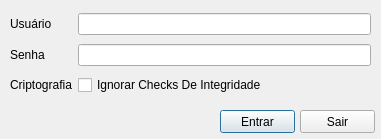
<?xml version="1.0" encoding="UTF-8"?>
<ui version="4.0">
 <class>windowDialog</class>
 <widget class="QDialog" name="windowDialog">
  <property name="geometry">
   <rect>
    <x>0</x>
    <y>0</y>
    <width>381</width>
    <height>139</height>
   </rect>
  </property>
  <property name="windowTitle">
   <string>Login - DaRoca</string>
  </property>
  <widget class="QWidget" name="layoutWidget">
   <property name="geometry">
    <rect>
     <x>10</x>
     <y>10</y>
     <width>361</width>
     <height>91</height>
    </rect>
   </property>
   <layout class="QGridLayout" name="gridLayout">
    <item row="0" column="0">
     <widget class="QLabel" name="lblUser">
      <property name="text">
       <string>Usuário</string>
      </property>
     </widget>
    </item>
    <item row="0" column="2">
     <widget class="QLineEdit" name="edUser"/>
    </item>
    <item row="1" column="0">
     <widget class="QLabel" name="lblPass">
      <property name="text">
       <string>Senha</string>
      </property>
     </widget>
    </item>
    <item row="3" column="0">
     <widget class="QLabel" name="lblCript">
      <property name="text">
       <string>Criptografia</string>
      </property>
     </widget>
    </item>
    <item row="1" column="2">
     <widget class="QLineEdit" name="edPass">
      <property name="text">
       <string/>
      </property>
      <property name="echoMode">
       <enum>QLineEdit::Password</enum>
      </property>
      <property name="clearButtonEnabled">
       <bool>true</bool>
      </property>
     </widget>
    </item>
    <item row="3" column="2">
     <widget class="QCheckBox" name="checkBox">
      <property name="text">
       <string>Ignorar Checks De Integridade</string>
      </property>
     </widget>
    </item>
   </layout>
  </widget>
  <widget class="QPushButton" name="btnEnter">
   <property name="geometry">
    <rect>
     <x>220</x>
     <y>110</y>
     <width>75</width>
     <height>23</height>
    </rect>
   </property>
   <property name="text">
    <string>Entrar</string>
   </property>
  </widget>
  <widget class="QPushButton" name="btnExit">
   <property name="geometry">
    <rect>
     <x>300</x>
     <y>110</y>
     <width>75</width>
     <height>23</height>
    </rect>
   </property>
   <property name="text">
    <string>Sair</string>
   </property>
  </widget>
 </widget>
 <resources/>
 <connections/>
</ui>
